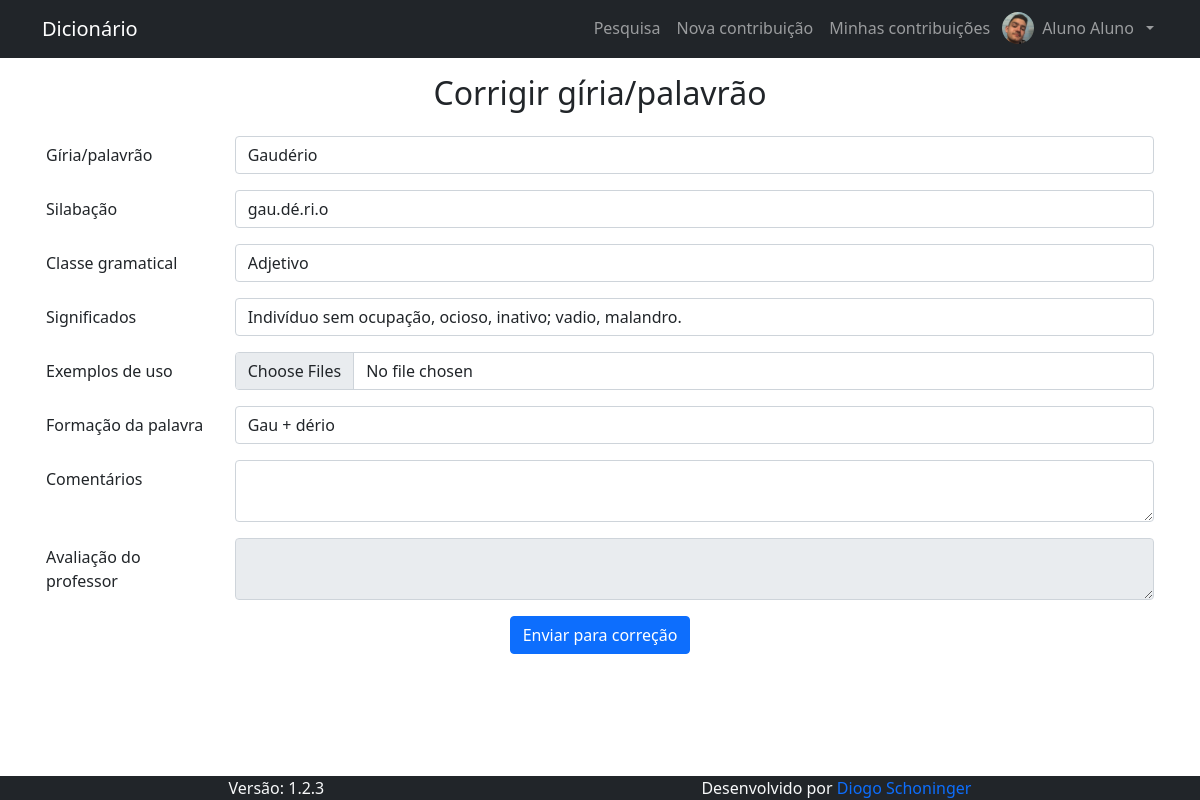
The app's page /pages/contribuicoes/corrigir_contribuicao.php?id_contribuicao=2 (signed in) with its own data.
### tables this page shows
CREATE TABLE IF NOT EXISTS `contribuicao` (
  `id_contribuicao` int(11) NOT NULL AUTO_INCREMENT,
  `contribuicao` text NOT NULL,
  `silabacao` text NOT NULL,
  `classe_gramatical` text NOT NULL,
  `significados` text NOT NULL,
  `formacao` text NOT NULL,
  `comentarios` text DEFAULT NULL,
  `id_autor` int(11) NOT NULL,
  `exemplos` text NOT NULL,
  `situacao` text NOT NULL,
  `comentarios_avaliador` text NOT NULL,
  PRIMARY KEY (`id_contribuicao`)
);

### pages/contribuicoes/corrigir_contribuicao.php (the view, shortened to what this page needs)
<?php
  $conn = open_db();
  $id_contribuicao = mysqli_real_escape_string( $conn, $_GET["id_contribuicao"] );
  $result = $conn->query("SELECT * FROM contribuicao WHERE id_contribuicao = $id_contribuicao AND id_autor = " . $_SESSION["id_usuario"]);
  $contribuicao = $result->fetch_object();
?>
<h1 class="fs-2 text-center">Corrigir gíria/palavrão</h1>
<form action="" method="post" class="container" enctype="multipart/form-data">
  <div class="row mb-3">
    <label class="col-form-label col-2">Gíria/palavrão</label>
    <div class="col-10">
      <input class="form-control" name="contribuicao" required value="<?php if (isset($_POST)) echo $contribuicao->contribuicao ?>" >
    </div>
  </div>
  <div class="row mb-3">
    <label class="col-form-label col-2">Silabação</label>
    <div class="col-10">
      <input class="form-control" name="silabacao" required value="<?php if (isset($_POST)) echo $contribuicao->silabacao ?>" >
    </div>
  </div>
  <div class="row mb-3">
    <label class="col-form-label col-2">Classe gramatical</label>
    <div class="col-10">
      <input class="form-control" name="classe_gramatical" required value="<?php if (isset($_POST)) echo $contribuicao->classe_gramatical ?>" >
    </div>
  </div>
  <div class="row mb-3">
    <label class="col-form-label col-2">Significados</label>
    <div class="col-10">
      <input class="form-control" name="significados" required value="<?php if (isset($_POST)) echo $contribuicao->significados ?>" >
    </div>
  </div>
  <div class="row mb-3">
    <label class="col-form-label col-2">Exemplos de uso</label>
    <div class="col-10">
      <input class="form-control" type="file" multiple name="exemplos[]" required>
    </div>
  </div>
  <div class="row mb-3">
    <label class="col-form-label col-2">Formação da palavra</label>
    <div class="col-10">
      <input class="form-control" name="formacao" required value="<?php if (isset($_POST)) echo $contribuicao->formacao ?>" >
    </div>
  </div>
  <div class="row mb-3">
    <label class="col-form-label col-2">Comentários</label>
    <div class="col-10">
      <textarea class="form-control" name="comentarios"><?php if (isset($_POST)) echo $contribuicao->comentarios ?></textarea>
    </div>
  </div>
  <div class="row mb-3">
    <label class="col-form-label col-2">Avaliação do professor</label>
    <div class="col-10">
      <textarea class="form-control" disabled readonly><?php if (isset($_POST)) echo $contribuicao->comentarios_avaliador ?></textarea>
    </div>
  </div>
  <div class="row justify-content-center">
    <button type="submit" class="btn btn-primary w-auto">Enviar para correção</button>
  </div>
</form>

### records on screen
contribuicao: contribuicao "Gaudério", silabacao "gau.dé.ri.o", classe_gramatical "Adjetivo", significados "Indivíduo sem ocupação, ocioso, inativo; vadio, malandro.", formacao "Gau + dério"

### other values on screen
$nome_usuario[0] "Aluno"
$nome_usuario[$last_name -1] "Aluno"
VERSION "1.2.3"
